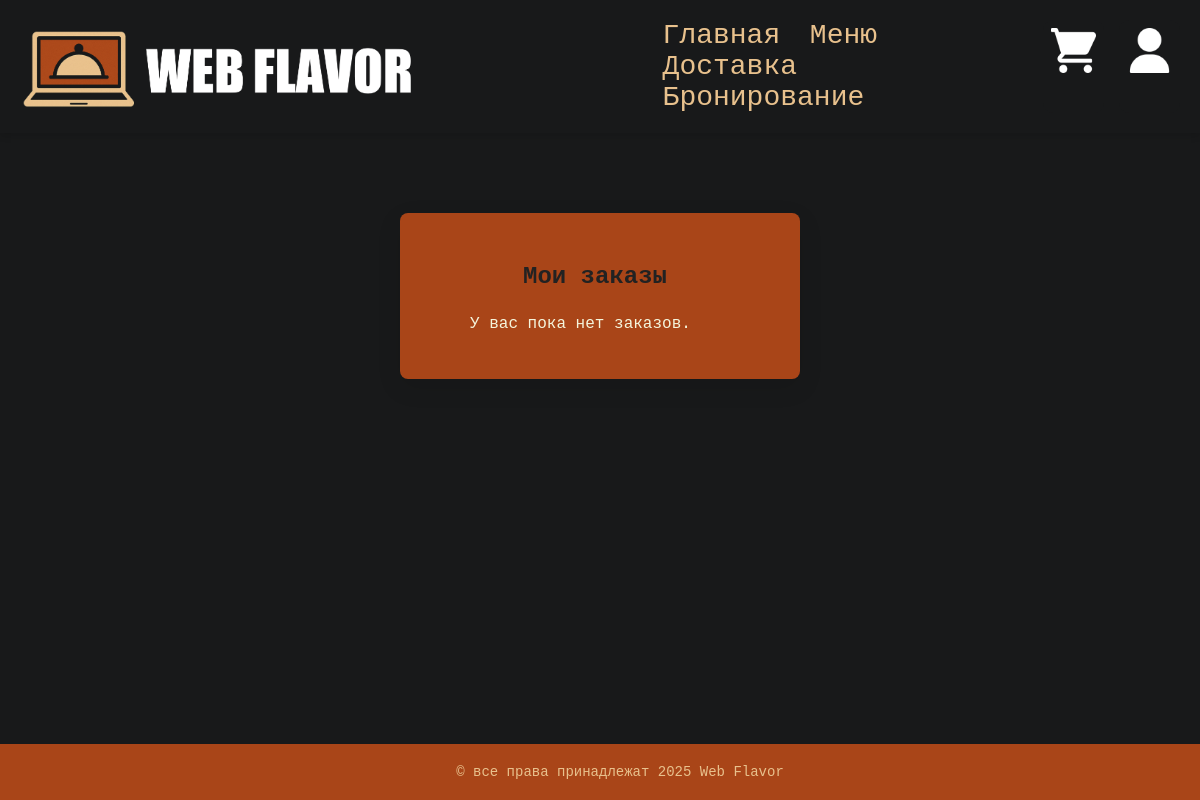
Before: /my_orders (signed in) with the older database file.
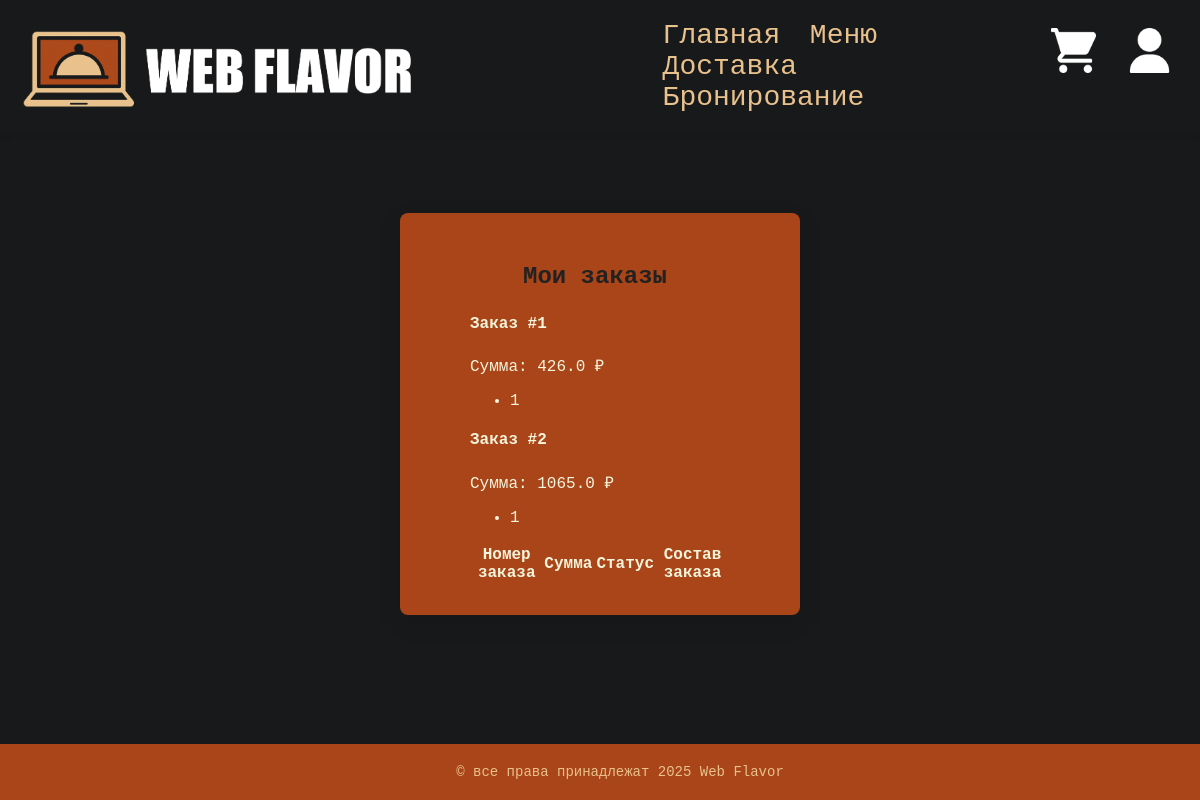
After: the same page with the newer database file.
### app.py (models this page shows)
class Order(db.Model):
    id = db.Column(db.Integer, primary_key=True)
    user_id = db.Column(db.Integer, db.ForeignKey('user.id'), nullable=False)
    total_price = db.Column(db.Float, nullable=False)
    items = db.Column(db.Text, nullable=False)  # возможно, это JSON или строка
    status = db.Column(db.String(50), default='В ожидании')

class Product(db.Model):
    id = db.Column(db.Integer, primary_key=True)
    name = db.Column(db.String(100), nullable=False)
    description = db.Column(db.String(200))
    price = db.Column(db.Float, nullable=False)
    image_url = db.Column(db.String(200))

### app.py (the view)
@app.route('/my_orders')
def my_orders():
    user_id = session.get('user_id')
    orders = Order.query.filter_by(user_id=user_id).all()
    enriched_orders = []
    for order in orders:
        product_ids = [int(pid) for pid in order.items.split(',') if pid.strip()]
        products = Product.query.filter(Product.id.in_(product_ids)).all()
        enriched_orders.append({
            'id': order.id,
            'total_price': order.total_price,
            'products': products
        })
    return render_template('my_orders.html', orders=enriched_orders)

### templates/my_orders.html
{% extends 'base.html' %}
{% block content %}
<div class="container mt-5">
    <h2>Мои заказы</h2>
    {% if orders %}
        <table class="table">
            <thead>
                <tr>
                    <th>Номер заказа</th>
                    <th>Сумма</th>
                    <th>Статус</th>
                    <th>Состав заказа</th>
                </tr>
            </thead>
            <tbody>
                {% for order in orders %}
                    <div class="order">
                        <h4>Заказ #{{ order.id }}</h4>
                        <p>Сумма: {{ order.total_price }} ₽</p>
                        <ul>
                        {% for product in order.products %}
                            <li>{{ product.name }}</li>
                        {% endfor %}
                        </ul>
                    </div>
                {% endfor %}
            </tbody>
        </table>
    {% else %}
        <p>У вас пока нет заказов.</p>
    {% endif %}
</div>
{% endblock %}

Changed rows visible on the page:
added Order: id "1", total_price "426.0"
added Product: name "1"
added Order: id "2", total_price "1065.0"
Other visible differences:
text no longer shown: "У вас пока нет заказов."
text now shown: "Номер заказа Сумма Статус Состав заказа"
